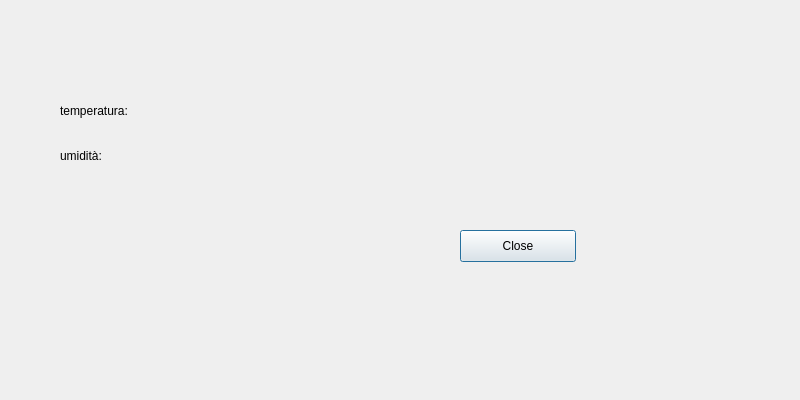
<?xml version="1.0" encoding="UTF-8"?>
<ui version="4.0">
 <class>Dialog</class>
 <widget class="QDialog" name="Dialog">
  <property name="geometry">
   <rect>
    <x>0</x>
    <y>0</y>
    <width>800</width>
    <height>400</height>
   </rect>
  </property>
  <property name="windowTitle">
   <string>Dialog</string>
  </property>
  <widget class="QLabel" name="label_2">
   <property name="geometry">
    <rect>
     <x>60</x>
     <y>140</y>
     <width>101</width>
     <height>31</height>
    </rect>
   </property>
   <property name="text">
    <string>umidità:</string>
   </property>
  </widget>
  <widget class="QLabel" name="label">
   <property name="geometry">
    <rect>
     <x>60</x>
     <y>90</y>
     <width>131</width>
     <height>41</height>
    </rect>
   </property>
   <property name="text">
    <string>temperatura:</string>
   </property>
  </widget>
  <widget class="QLabel" name="temp_lab">
   <property name="geometry">
    <rect>
     <x>210</x>
     <y>100</y>
     <width>81</width>
     <height>24</height>
    </rect>
   </property>
   <property name="text">
    <string/>
   </property>
  </widget>
  <widget class="QLabel" name="humidity_lab">
   <property name="geometry">
    <rect>
     <x>210</x>
     <y>140</y>
     <width>81</width>
     <height>24</height>
    </rect>
   </property>
   <property name="text">
    <string/>
   </property>
  </widget>
  <widget class="QPushButton" name="close_butt">
   <property name="geometry">
    <rect>
     <x>460</x>
     <y>230</y>
     <width>116</width>
     <height>32</height>
    </rect>
   </property>
   <property name="text">
    <string>Close</string>
   </property>
  </widget>
 </widget>
 <resources/>
 <connections/>
</ui>
